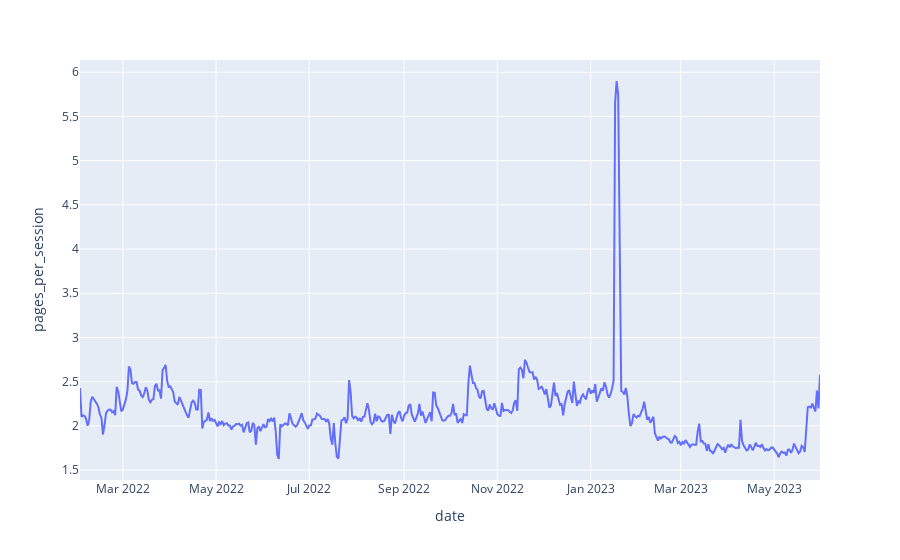

Notebook code for this chart:
### Code cell
# grammys graph
px.line(grammys, x='date', y='pages_per_session')

### Figure 1 — Plotly figure (JSON) as saved in the notebook; plotly's stock layout.template omitted (floating-point values rounded to 4 significant figures; data arrays with more than 128 entries replaced by an {"elided": "..."} marker saying what was removed)
{"data": [{"hovertemplate": "date=%{x}<br>pages_per_session=%{y}<extra></extra>", "legendgroup": "", "line": {"color": "#636efa", "dash": "solid"}, "marker": {"symbol": "circle"}, "mode": "lines", "name": "", "orientation": "v", "showlegend": false, "x": {"elided": "485 str values"}, "xaxis": "x", "y": {"elided": "485 float values"}, "yaxis": "y", "type": "scatter"}], "layout": {"xaxis": {"anchor": "y", "domain": [0.0, 1.0], "title": {"text": "date"}}, "yaxis": {"anchor": "x", "domain": [0.0, 1.0], "title": {"text": "pages_per_session"}}, "legend": {"tracegroupgap": 0}, "margin": {"t": 60}}}
